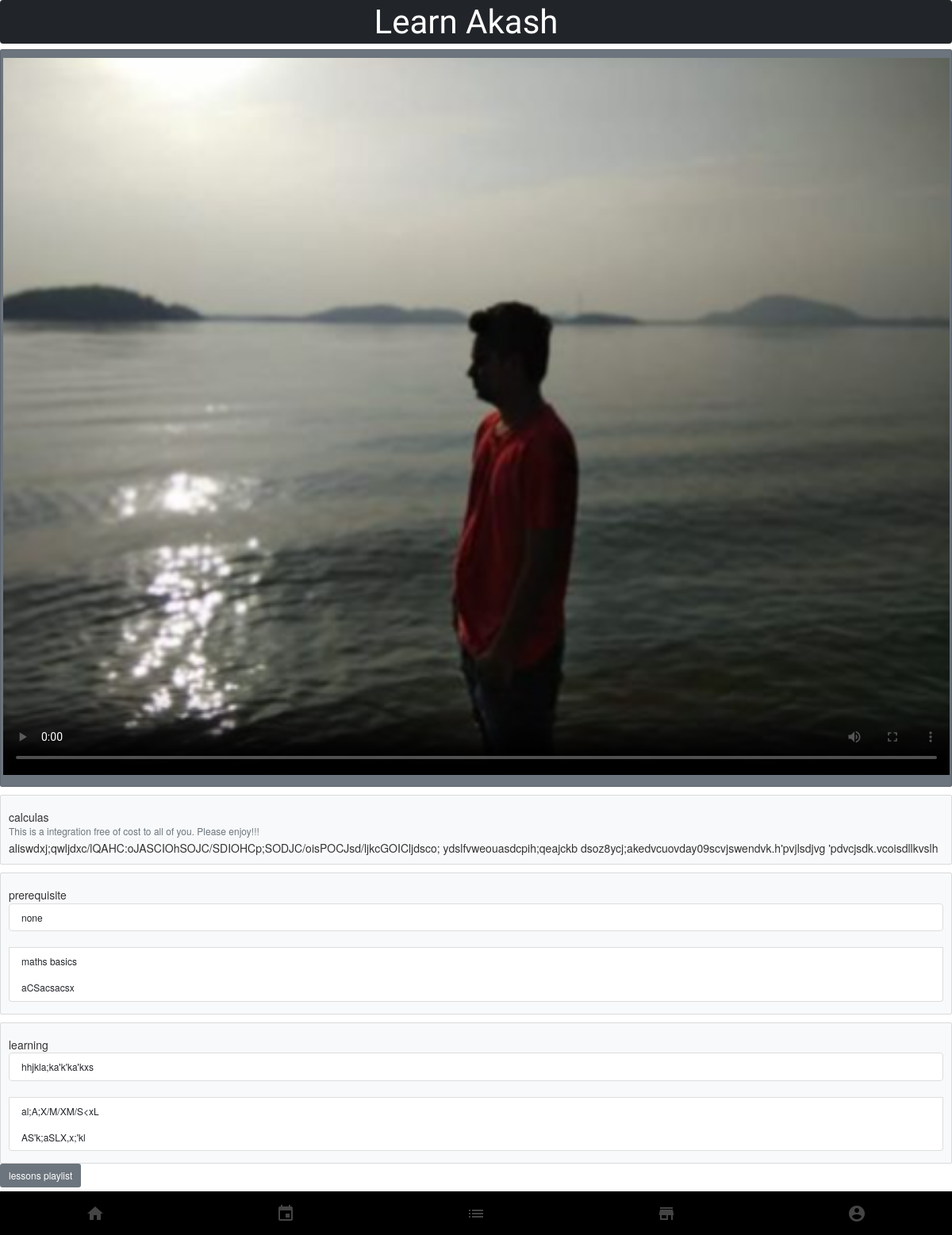
The app's page /course/calculus_maths with its own data.
### courses/models/course.py (models this page shows, shortened)
class Course(models.Model):
    name = models.CharField(max_length = 50 , null = False)
    slug = models.CharField(max_length = 50 , null = False, unique = True)
    category = models.CharField(max_length = 30 , null = True)
    shortdescription = models.CharField(max_length = 500, null = True)
    description = models.CharField(max_length = 5000, null = True)
    author = models.CharField(max_length = 20, null = True)
    price = models.IntegerField(null= False, default=0)
    discount=models.IntegerField(null= False, default=0)
    currentprice=models.IntegerField(null= False, default=0)
    active=models.BooleanField(default= False)
    thumbnail=models.ImageField(upload_to="files/thumbnail")
    date=models.DateTimeField(auto_now_add = True)
    resource=models.FileField(upload_to="files/resource")
    courselength=models.IntegerField(null= False)

class CourseProperty(models.Model):
    description = models.CharField(max_length = 500 , null = False)
    course = models.ForeignKey( Course , null= False, on_delete=models.CASCADE)
    class Meta:
        abstract=True

class Prerequisite(CourseProperty):
     pass

class Learning(CourseProperty):
     pass

### courses/views/course.py (the view)
# urls.py: path('course/<str:slug>', coursePage, name='coursePage')
def coursePage(request, slug):
    course=Course.objects.get(slug=slug)
    context={
        "course": course
    }
    return render(request, template_name="courses/course_page.html", context=context)

### courses/models/video.py (called while the page is built)
    def __str__(self):
        return self.title

### courses/templates/courses/course_page.html (shortened to what this page needs)
{% extends 'courses/base.html' %}
{% block content %}
<div class="card p-3 bg-secondary">
<div>
    <div class="row">
        <div class="col">
        <div class="mx-auto">
        <video width="100%" height="auto" controls id="player" poster="{{course.thumbnail.url}}">
  <source src="https://youtube.com/embed/{{video.video_id}}" type="video/mp4">
</video>
        </div>
        </div>
</div>
        </div>
</div>
        <div class="mt-3">
       <div class="card bg-light">
  <div class="card-body">
    <h5 class="card-title">{{ course.name }}</h5>
    <h6 class="card-subtitle mb-2 text-muted">{{ course.shortdescription }}</h6>
    <p class="card-text">{{ course.description }}</p>
  </div>
</div>
        </div>
        <div class="mt-3">
       <div class="card bg-light">
  <div class="card-body">
    <h5 class="card-title">prerequisite</h5>
    <h6 class="card-subtitle mb-2 text-muted">
     <ul class="list-group ">
        {% for pre in course.prerequisite_set.all%}
        <li class="list-group-item ">{{ pre.description }}</li>
        </ul>
        {%endfor %}
    </h6>
  </div>
</div>
        </div>
         <div class="mt-3">
       <div class="card bg-light">
  <div class="card-body">
    <h5 class="card-title">learning</h5>
    <h6 class="card-subtitle mb-2 text-muted">
     <ul class="list-group ">
        {% for l in course.learning_set.all%}
        <li class="list-group-item ">{{ l.description }}</li>
        </ul>
        {%endfor %}
    </h6>
  </div>
</div>
        </div>
        <button type="button" class="btn btn-secondary btn-sm" data-toggle="collapse" data-target="#demo">lessons playlist</button>
  <br>
{% endblock  %}

### records on screen
Course: name "calculas", shortdescription "This is a integration free of cost to all of you. Please enjoy!!!", description "aliswdxj;qwljdxc/lQAHC:oJASCIOhSOJC/SDIOHCp;SODJC/oisPOCJsd/ljkcGOICljdsco; ydslfvweouasdcpih;qeajckb dsoz8ycj;akedvcuovday09scvjswendvk.h'pvjlsdjvg 'pdvcjsdk.vcoisdllkvslh"
Prerequisite: description "none"
Prerequisite: description "maths basics"
Prerequisite: description "aCSacsacsx"
Learning: description "hhjkla;ka'k'ka'kxs"
Learning: description "al;A;X/M/XM/S<xL"
Learning: description "AS'k;aSLX,x;'kl"
